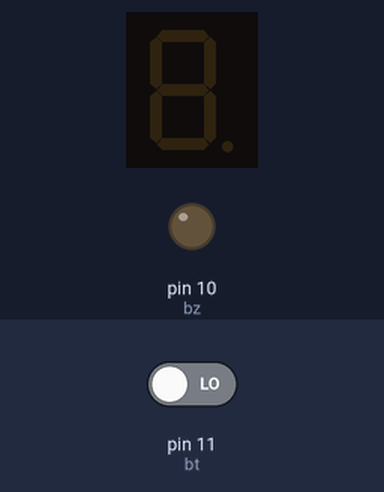
The sketch below on a simulated Arduino Uno, built with avr-gcc and run on an emulated ATmega328P. Shown: 1-digit seven-segment display, output pins drawn as LEDs (lit = HIGH). Wiring (inferred from the names in the program): 1-digit 7-segment display, segments lit when HIGH: segments pin 2, pin 3, pin 4, pin 5, pin 6, pin 7, pin 8. The test bench sets the inputs (shaded band); at power-on: pin 11 (bt) LOW. The segment pins are drawn as the display they are named for; pins used as bus, display or sensor lines are not drawn.

Above: at 1.2 s.
1.3 s: pin 11 (bt) driven HIGH
At 2.1 s:
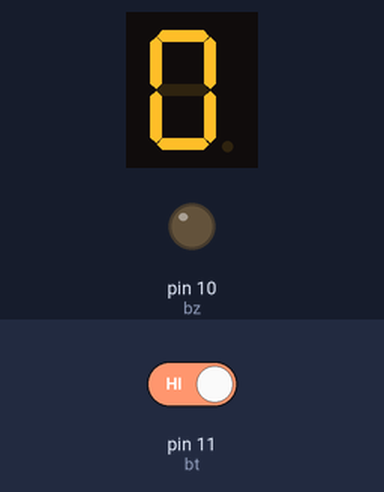
10.3 s: pin 11 (bt) driven LOW
At 11.2 s:
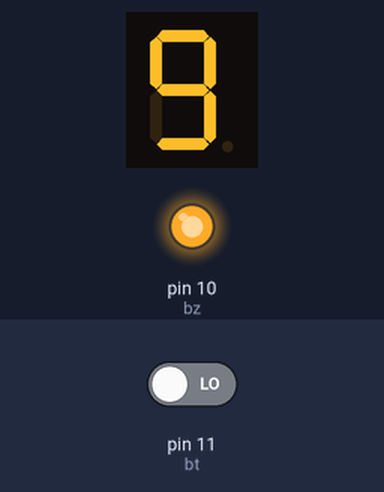
At 12.6 s:
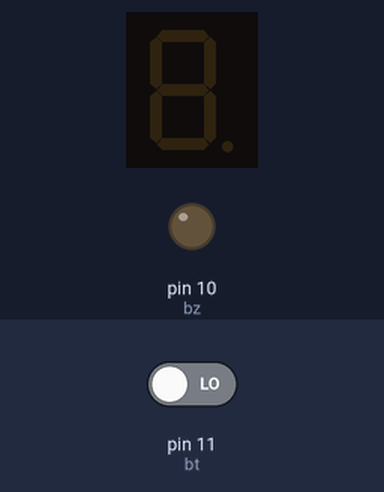
Timing chart, 0 to 14.1 s (numbered marks = the images above; inputs shaded):
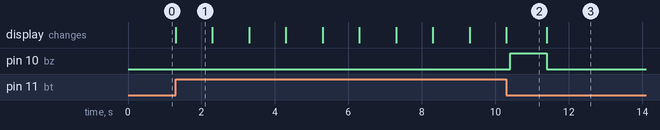

The sketch:

montage_compteur_7_segments.ino
```cpp
int a=2;
int b=3;
int c=4;
int d=5;
int e=6;
int f=7;
int g=8;
int bz=10;
int bt=11;
void setup() {
 pinMode(a,OUTPUT);
 pinMode(b,OUTPUT);
 pinMode(c,OUTPUT);
 pinMode(d,OUTPUT);
 pinMode(e,OUTPUT);
 pinMode(f,OUTPUT);
 pinMode(g,OUTPUT);
 pinMode(bz,OUTPUT);
 pinMode(bt,INPUT);

}

void loop() {

 digitalWrite(a,LOW);
 digitalWrite(b,LOW);
 digitalWrite(c,LOW);
 digitalWrite(d,LOW);
 digitalWrite(e,LOW);
 digitalWrite(f,LOW);
 digitalWrite(g,LOW);
if(digitalRead(bt)==HIGH){
 digitalWrite(a,HIGH);
 digitalWrite(b,HIGH);
 digitalWrite(c,HIGH);
 digitalWrite(d,HIGH);
 digitalWrite(e,HIGH);
 digitalWrite(f,HIGH);
 digitalWrite(g,LOW);

 delay(1000);
  digitalWrite(a,LOW);
 digitalWrite(b,HIGH);
 digitalWrite(c,HIGH);
 digitalWrite(d,LOW);
 digitalWrite(e,LOW);
 digitalWrite(f,LOW);
 digitalWrite(g,LOW);

 delay(1000);
  digitalWrite(a,HIGH);
 digitalWrite(b,HIGH);
 digitalWrite(c,LOW);
 digitalWrite(d,HIGH);
 digitalWrite(e,HIGH);
 digitalWrite(f,LOW);
 digitalWrite(g,HIGH);
 delay(1000);
  digitalWrite(a,HIGH);
 digitalWrite(b,HIGH);
 digitalWrite(c,HIGH);
 digitalWrite(d,HIGH);
 digitalWrite(e,LOW);
 digitalWrite(f,LOW);
 digitalWrite(g,HIGH);
 delay(1000);
 digitalWrite(a,LOW);
 digitalWrite(b,HIGH);
 digitalWrite(c,HIGH);
 digitalWrite(d,LOW);
 digitalWrite(e,LOW);
 digitalWrite(f,HIGH);
 digitalWrite(g,HIGH);

 delay(1000);
  digitalWrite(a,HIGH);
 digitalWrite(b,LOW);
 digitalWrite(c,HIGH);
 digitalWrite(d,HIGH);
 digitalWrite(e,LOW);
 digitalWrite(f,HIGH);
 digitalWrite(g,HIGH);

 delay(1000);
  digitalWrite(a,HIGH);
 digitalWrite(b,LOW);
 digitalWrite(c,HIGH);
 digitalWrite(d,HIGH);
 digitalWrite(e,HIGH);
 digitalWrite(f,HIGH);
 digitalWrite(g,HIGH);

 delay(1000);

  digitalWrite(a,HIGH);
 digitalWrite(b,HIGH);
 digitalWrite(c,HIGH);
 digitalWrite(d,LOW);
 digitalWrite(e,LOW);
 digitalWrite(f,LOW);
 digitalWrite(g,LOW);

 delay(1000);
   digitalWrite(a,HIGH);
 digitalWrite(b,HIGH);
 digitalWrite(c,HIGH);
 digitalWrite(d,HIGH);
 digitalWrite(e,HIGH);
 digitalWrite(f,HIGH);
 digitalWrite(g,HIGH);

 delay(1000);
 digitalWrite(a,HIGH);
 digitalWrite(b,HIGH);
 digitalWrite(c,HIGH);
 digitalWrite(d,HIGH);
 digitalWrite(e,LOW);
 digitalWrite(f,HIGH);
 digitalWrite(g,HIGH);
 delay(100);
 digitalWrite(bz,HIGH);
 delay(1000);
  digitalWrite(bz,LOW);
}


}
```

Measured:
- after the input at 1.3 s, the display: changes at once (image 1)
- what the display in image 1 shows lasts 1.0 s, from 1.3 s to 2.3 s
- what the display in image 2 shows lasts 1.1 s, from 10.3 s to 11.4 s
